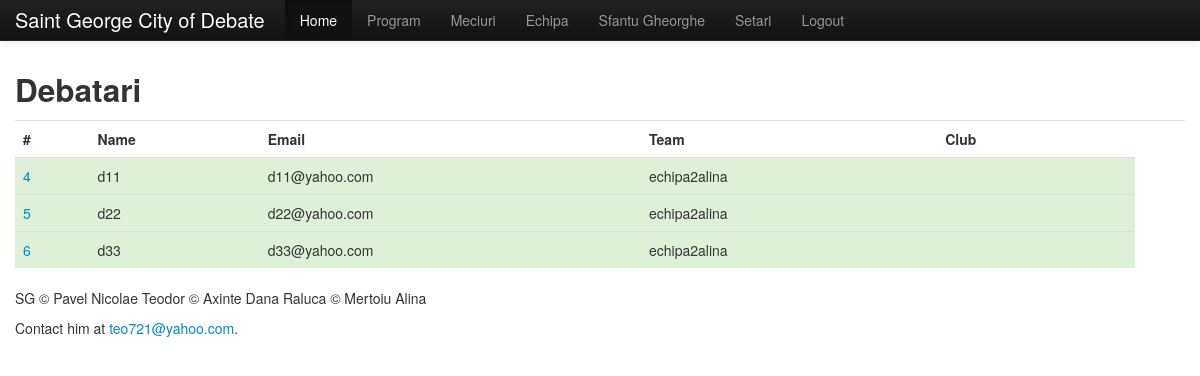
Page /debater/echipa (signed in) on the committed database.
### app/debater/models.py (models this page shows, shortened)
class Debater(db.Model):
	__tablename__ = "debaters"
	id = db.Column('debater_id', db.Integer , primary_key=True)
	name = db.Column(db.String(30))
	user_id = db.Column(db.Integer, db.ForeignKey('users.user_id'))
	team_id = db.Column(db.Integer, db.ForeignKey('teams.team_id'))
	debater_res = db.relationship('Debater_restriction', backref='debater_res', lazy='dynamic')

### app/mod_auth/models.py (models this page shows, shortened)
class User(db.Model):
    __tablename__ = "users"
    id = db.Column('user_id',db.Integer , primary_key=True)
    password = db.Column('password' , db.String(250))
    email = db.Column('email',db.String(50),unique=True , index=True)
    user_type = db.Column('user_type',db.String(30))#cauta ce e index ?????!!!
    def is_authenticated(self):
        return True
    def is_debater(self):
        return (self.user_type == 'debater')
    def is_judge(self):
        return (self.user_type == 'judge')
    def is_tabmaster(self):
        return (self.user_type == 'tabmaster')

### app/tabmaster/models.py (models this page shows, shortened)
class Team(db.Model):
    __tablename__ = "teams"
    id = db.Column('team_id', db.Integer, primary_key=True)
    name = db.Column(db.String(30))
    points = db.Column(db.Integer)
    wins = db.Column(db.Integer)
    defeats = db.Column(db.Integer)
    number_of_games = db.Column(db.Integer)
    team_res = db.relationship('Team_restriction', backref='team_res', lazy='dynamic')
    debaters = db.relationship('Debater', backref='team', lazy='dynamic')

### app/debater/controllers.py (the view)
@debater.route('/echipa')
@login_required
def team():
    debater = Debater.query.filter_by(user_id = current_user.id).one()
    debaters = Debater.query.filter_by(team_id = debater.team_id).filter(Debater.user_id != debater.id)
    _debaters = debater_info(debaters)
    return render_template('debater/team.html', debaters = _debaters)

### app/__init__.py (called while the page is built)
@app.before_request
def before_request():
    g.user = current_user

### app/debater/controllers.py (called while the page is built)
@debater.before_request
def before_request():
    if current_user is not None and current_user.is_authenticated():
        if (current_user.user_type != 'debater'):
            flash('Nu sunteti debater','error')
            return redirect(url_for('home'))
    else:
        flash('You must log in to continue','error')
        return redirect(url_for('auth.login'))

### app/mod_auth/controllers.py (called while the page is built)
@login_manager.user_loader
def load_user(id):
    return User.query.get(int(id))

### app/tabmaster/functions.py (called while the page is built)
def debater_info(debaters):
    _debaters = []
    for debater in debaters:
        _debater = {}
        user = User.query.get(debater.user_id)
        team = Team.query.get(debater.team_id)
        _debater['id'] = debater.id
        _debater['name'] = debater.name
        _debater['email'] = user.email
        _debater['team'] = team.name
        _debaters.append(_debater)
    return _debaters

### app/templates/debater/team.html
{% extends "layout.html" %}
{% block body %}
<h2>Debatari</h2>
    <table class="table table-hover">
      <tr>
        <th>#
        <th>Name
        <th>Email
        <th>Team
        <th>Club
        <th>
        <th>
      {%- for debater in debaters %}
      <tr class={{ "success"}}>
        <td><a>{{ debater.id }}</a>
        <td >{{ debater.name }}
        <td >{{	debater.email }}
        <td >{{	debater.team }}
        <td >{{	debater.club }}
        <td >
      {%- endfor %}
      </table
{% endblock %}

### rows in the picture
Debater: name "d11"
User: email "d11@yahoo.com"
Team: team "echipa2alina" "echipa2alina" "echipa2alina"
Debater: name "d22"
User: email "d22@yahoo.com"
Debater: name "d33"
User: email "d33@yahoo.com"

### other values in the picture
{{ debater.id }} "4" "5" "6"
